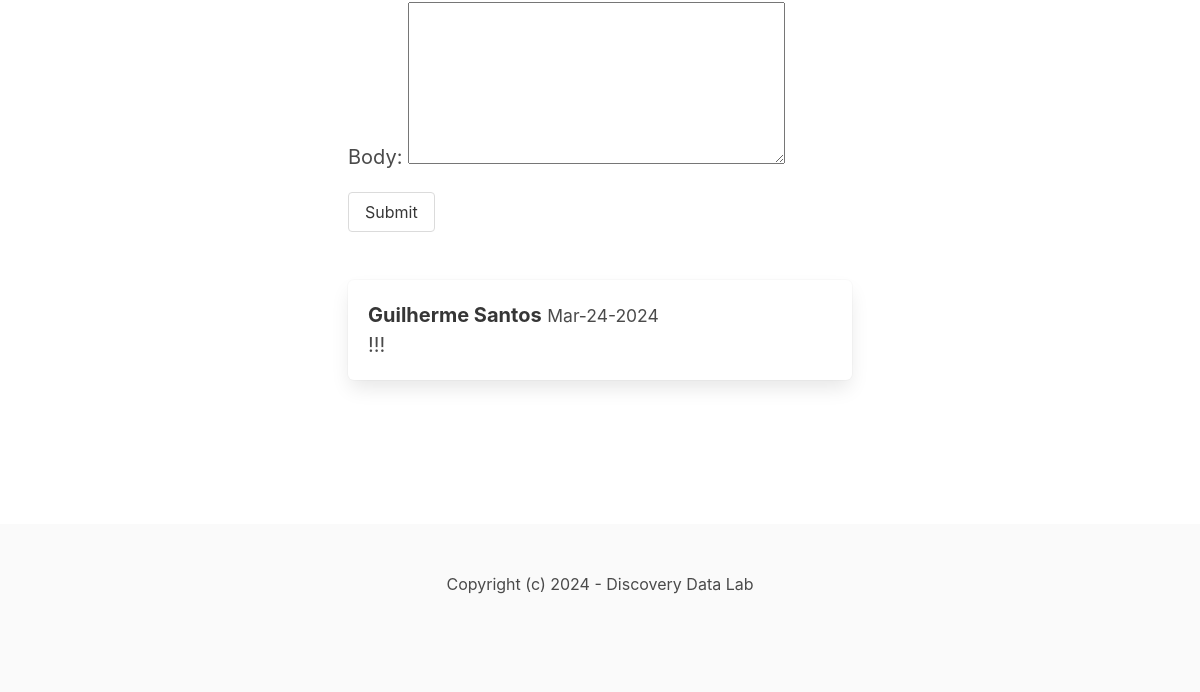
Before: /tests-dev/welcome-post/ (lower part) with the older database file.
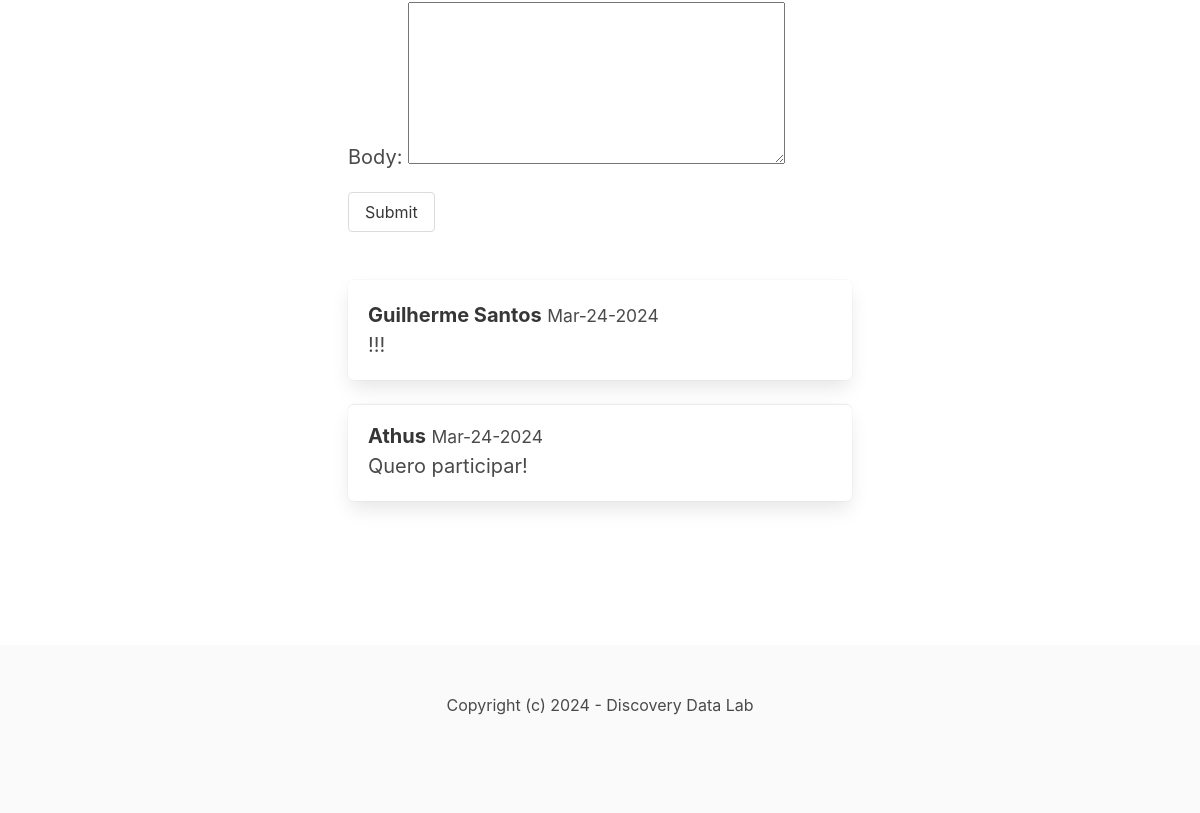
After: the same page with the newer database file.
### blog/models.py (models this page shows, shortened)
class Comment(models.Model):
    post = models.ForeignKey(Post, on_delete=models.CASCADE, related_name='comments')
    name = models.CharField(max_length=255)
    email = models.EmailField()
    body = models.TextField()
    created_at = models.DateTimeField(auto_now_add=True)
    class Meta:
        ordering = ['created_at',]

### blog/views.py (the view)
# urls.py: path('<slug:category_slug>/<slug:slug>/', views.detail, name='post_detail'),
def detail(request, category_slug, slug):
    post = get_object_or_404(Post, slug=slug)
    if request.method == 'POST':
        form = CommentForm(request.POST)
        if form.is_valid():
            comment = form.save(commit=False)
            comment.post = post
            comment.save()
            return redirect('post_detail', slug=post.slug)
    else:
        form = CommentForm()
    return render(request, 'blog/detail.html', {'post': post, 'form': form})

### blog/forms.py
class CommentForm(forms.ModelForm):
    class Meta:
        model = Comment
        fields = ('name', 'email', 'body')

### blog/models.py (called while the page is built)
    def __str__(self):
        return self.title

### blog/templates/blog/detail.html (shortened to what this page needs)
{% extends 'core/base.html' %}
{% block content %}
    <section class="hero">
        <div class="hero-body">
            <div class="container">
                <section class="section">
                    <div class="columns">
                        <div class="column is-8 is-offset-2">
                                <div class="content is-medium">
                                    <form method="post" class="mb-6">
                                        {{ form.as_p }}
                                        <div class="field">
                                            <div class="control">
                                                <button class="button is-sucess" type="Submit">Submit</button>
                                            </div>
                                        </div>
                                    </form>
                                {% for comment in post.comments.all %}
                                    <div class="media box">
                                        <div class="media-content">
                                            <div class="content">
                                                <p>
                                                    <strong>{{ comment.name }}</strong>
                                                    <small>{{ comment.created_at|date:'M-d-Y' }}</small>
                                                    <br>
                                                    {{ comment.body }}
                                                </p>
                                            </div>
                                        </div>
                                    </div>
                                {% endfor %}
                                </div>
                        </div>
                    </div>
                </section>
            </div>
        </div>
    </section>
{% endblock %}

### core/templates/core/base.html (shortened to what this page needs)
<!DOCTYPE html>
<html>
    <head>
        <link rel="stylesheet" href="https://unpkg.com/bulma@0.9.2/css/bulma.min.css">
        <link href="https://stackpath.bootstrapcdn.com/font-awesome/4.7.0/css/font-awesome.min.css" rel="stylesheet">
    </head>
    <body>
                        {% load static %}
        <section class="section">
            <div class="container">
                {% block content %}
                {% endblock %}
            </div>
        </section>
        <footer class="footer">
            <div class="content has-text-centered">
                <p>
                    Copyright (c) 2024 - Discovery Data Lab
                </p>
            </div>
        </footer>
    </body>
</html>

Changed rows visible on the page:
added Comment: name "Athus", created_at "Mar-24-2024", body "Quero participar!"
